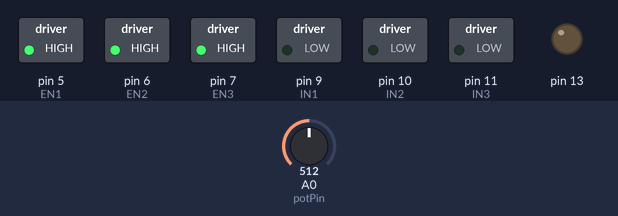
Simulated run of this sketch. Board: Arduino Uno, built with avr-gcc and run on an emulated ATmega328P. Parts: switched loads named in the sketch (green lamp = pin HIGH), output pins drawn as LEDs (lit = HIGH). Inputs (shaded band) come from the test bench; at power-on: A0 (potPin) = 512.

Above: at 2.7 s.
2.8 s: A0 (potPin) set to 517
At 3.04 s:
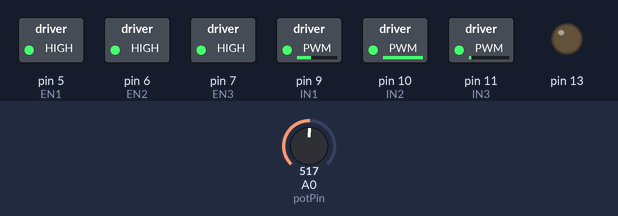
At 3.44 s:
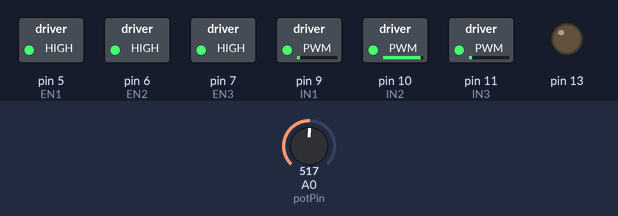
5.8 s: A0 (potPin) set to 900
At 5.95 s:
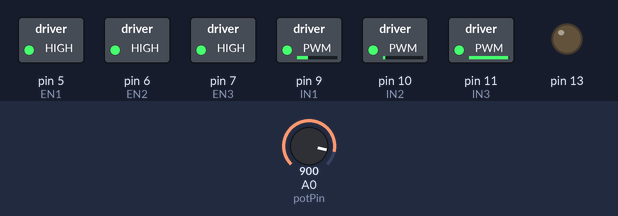
8.8 s: A0 (potPin) set to 716
11.8 s: A0 (potPin) set to 1023
At 11.93 s:
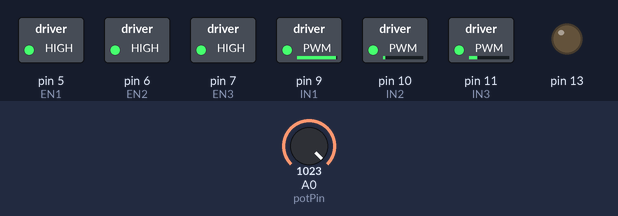
Timing chart, 0 to 14.6 s (numbered marks = the images above; inputs shaded):
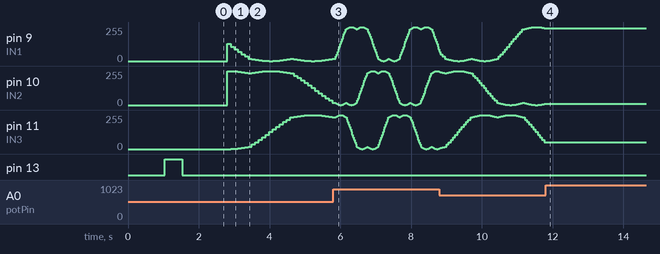

The sketch:

BLDC_Motor_Driver.ino
```cpp
//
// Slow and precise BLDC motor driver using SPWM and SVPWM modulation
// Part of code used from http://elabz.com/
// (c) 2015 Ignas Gramba www.berryjam.eu
//


const int EN1 = 5;
const int EN2 = 6;
const int EN3 = 7;

const int IN1 = 9;
const int IN2 = 10;
const int IN3 = 11;
const int potPin = A0;
const int amplitude = 294;
const int devisor = 1;
const int steps = 72;

// SPWM (Sine Wave)
//const int pwmSin[] = {127, 138, 149, 160, 170, 181, 191, 200, 209, 217, 224, 231, 237, 242, 246, 250, 252, 254, 254, 254, 252, 250, 246, 242, 237, 231, 224, 217, 209, 200, 191, 181, 170, 160, 149, 138, 127, 116, 105, 94, 84, 73, 64, 54, 45, 37, 30, 23, 17, 12, 8, 4, 2, 0, 0, 0, 2, 4, 8, 12, 17, 23, 30, 37, 45, 54, 64, 73, 84, 94, 105, 116 };


/// SVPWM (Space Vector Wave)
//const int pwmSin[] = {128, 147, 166, 185, 203, 221, 238, 243, 248, 251, 253, 255, 255, 255, 253, 251, 248, 243, 238, 243, 248, 251, 253, 255, 255, 255, 253, 251, 248, 243, 238, 221, 203, 185, 166, 147, 128, 109, 90, 71, 53, 35, 18, 13, 8, 5, 3, 1, 1, 1, 3, 5, 8, 13, 18, 13, 8, 5, 3, 1, 1, 1, 3, 5, 8, 13, 18, 35, 53, 71, 90, 109};
const int pwmSinRaw[] = {128, 132, 136, 140, 143, 147, 151, 155, 159, 162, 166, 170, 174, 178, 181, 185, 189, 192, 196, 200, 203, 207, 211, 214, 218, 221, 225, 228, 232, 235, 238, 239, 240, 241, 242, 243, 244, 245, 246, 247, 248, 248, 249, 250, 250, 251, 252, 252, 253, 253, 253, 254, 254, 254, 255, 255, 255, 255, 255, 255, 255, 255, 255, 255, 255, 255, 255, 254, 254, 254, 253, 253, 253, 252, 252, 251, 250, 250, 249, 248, 248, 247, 246, 245, 244, 243, 242, 241, 240, 239, 238, 239, 240, 241, 242, 243, 244, 245, 246, 247, 248, 248, 249, 250, 250, 251, 252, 252, 253, 253, 253, 254, 254, 254, 255, 255, 255, 255, 255, 255, 255, 255, 255, 255, 255, 255, 255, 254, 254, 254, 253, 253, 253, 252, 252, 251, 250, 250, 249, 248, 248, 247, 246, 245, 244, 243, 242, 241, 240, 239, 238, 235, 232, 228, 225, 221, 218, 214, 211, 207, 203, 200, 196, 192, 189, 185, 181, 178, 174, 170, 166, 162, 159, 155, 151, 147, 143, 140, 136, 132, 128, 124, 120, 116, 113, 109, 105, 101, 97, 94, 90, 86, 82, 78, 75, 71, 67, 64, 60, 56, 53, 49, 45, 42, 38, 35, 31, 28, 24, 21, 18, 17, 16, 15, 14, 13, 12, 11, 10, 9, 8, 8, 7, 6, 6, 5, 4, 4, 3, 3, 3, 2, 2, 2, 1, 1, 1, 1, 1, 1, 1, 1, 1, 1, 1, 1, 1, 2, 2, 2, 3, 3, 3, 4, 4, 5, 6, 6, 7, 8, 8, 9, 10, 11, 12, 13, 14, 15, 16, 17, 18, 17, 16, 15, 14, 13, 12, 11, 10, 9, 8, 8, 7, 6, 6, 5, 4, 4, 3, 3, 3, 2, 2, 2, 1, 1, 1, 1, 1, 1, 1, 1, 1, 1, 1, 1, 1, 2, 2, 2, 3, 3, 3, 4, 4, 5, 6, 6, 7, 8, 8, 9, 10, 11, 12, 13, 14, 15, 16, 17, 18, 21, 24, 28, 31, 35, 38, 42, 45, 49, 53, 56, 60, 64, 67, 71, 75, 78, 82, 86, 90, 94, 97, 101, 105, 109, 113, 116, 120, 124};

int currentStepA;
int currentStepB;
int currentStepC;
int sineArraySize;
int increment = 0;
boolean direct = 1; // direction true=forward, false=backward
int delayTime = 10;
int potVal = 0;
float rad = 3.14159/180.0;
int pwmSin[steps];

//////////////////////////////////////////////////////////////////////////////

void setup() {

  Serial.begin(9600);

  setPwmFrequency(IN1); // Increase PWM frequency to 32 kHz  (make unaudible)
  setPwmFrequency(IN2);
  setPwmFrequency(IN3);

  pinMode(IN1, OUTPUT);
  pinMode(IN2, OUTPUT);
  pinMode(IN3, OUTPUT);

  pinMode(EN1, OUTPUT);
  pinMode(EN2, OUTPUT);
  pinMode(EN3, OUTPUT);


  digitalWrite(EN1, HIGH);
  digitalWrite(EN2, HIGH);
  digitalWrite(EN3, HIGH);


  double phaseA = 0;
  double phaseB = 0;
  double phaseC = 0;
  double voff = 0;
  float degree = 0;

  while(!Serial){}

  delay(1000);

  int Step;

  for (Step= 0; Step < steps; Step++) {

    degree = Step * 360.0/steps;
    phaseA = sin(degree * rad) * amplitude/devisor;
    phaseB = sin((degree - 120) * rad) * amplitude/devisor;
    phaseC = sin((degree + 120) * rad) * amplitude/devisor;

    voff = (min(min(phaseA, phaseB), min(phaseB, phaseC)) + max(max(phaseA, phaseB),max(phaseB, phaseC)))/2.0;

    pwmSin[Step] = int(((phaseA - voff)/2)+128/devisor);
    //Serial.println(sizeof(pwmSin));
  }


  int i;/*
  for (i = 0; i < sizeof(pwmSinRaw); i++) {
    pwmSin[i] = map(pwmSinRaw[i], 0, 255, 0, 255);
  }*/

  /*for (i = 0; i < 360; i++) {
    Serial.print(pwmSinRaw[i]);
    Serial.print("  ");
    Serial.println(pwmSin[i]);
  }*/


  sineArraySize = sizeof(pwmSin)/sizeof(int); // Find lookup table size
  int phaseShift = sineArraySize / 3;         // Find phase shift and initial A, B C phase values
  currentStepA = 0;
  currentStepB = currentStepA + phaseShift;
  currentStepC = currentStepB + phaseShift;

  sineArraySize--; // Convert from array Size to last PWM array number
  pinMode(13, OUTPUT);
  digitalWrite(13, HIGH);
  delay(500);
  digitalWrite(13, LOW);
}

//////////////////////////////////////////////////////////////////////////////

void loop() {

  /*if(Serial.available() > 0){
    delayTime = Serial.parseInt();
    Serial.print("I received : ");
    Serial.println(delayTime, DEC);
   }*/

   potVal = analogRead(potPin);
   potVal = map(potVal, 0, 1023, 100,-100);

  if(potVal > 40 || potVal < 0){
    analogWrite(IN1, pwmSin[currentStepA]);
    analogWrite(IN2, pwmSin[currentStepB]);
    analogWrite(IN3, pwmSin[currentStepC]);

    if (potVal > 0) increment = 1;
    else increment = -1;

    currentStepA = currentStepA + increment;
    currentStepB = currentStepB + increment;
    currentStepC = currentStepC + increment;

    //Check for lookup table overflow and return to opposite end if necessary
    if(currentStepA > sineArraySize)  currentStepA = 0;
    if(currentStepA < 0)  currentStepA = sineArraySize;

    if(currentStepB > sineArraySize)  currentStepB = 0;
    if(currentStepB < 0)  currentStepB = sineArraySize;

    if(currentStepC > sineArraySize)  currentStepC = 0;
    if(currentStepC < 0) currentStepC = sineArraySize;

    /// Control speed by this delay
   if(abs(potVal) < 100){
     delay(100-abs(potVal));
   } else {
     delay(1);
   }

  } else {
    analogWrite(IN1, 0);
    analogWrite(IN2, 0);
    analogWrite(IN3, 0);
  }

}


void setPwmFrequency(int pin) {
  if(pin == 5 || pin == 6 || pin == 9 || pin == 10) {
    if(pin == 5 || pin == 6) {
      TCCR0B = TCCR0B & 0b11111000 | 0x01;
    } else {
      TCCR1B = TCCR1B & 0b11111000 | 0x01;
    }
  }
  else if(pin == 3 || pin == 11) {
    TCCR2B = TCCR2B & 0b11111000 | 0x01;
  }
}
```

Measured:
- the behaviour switches between 516 and 517 on A0 (potPin) (found by bisection; images 0 and 1)
- after the input at 2.8 s, pin 9 (IN1): 0/255 → 128/255 at once, → 108/255 0.10 s later, → 89/255 0.10 s later, → 70/255 0.10 s later, … (31 changes in this stretch); pin 10 (IN2): 0/255 → 255/255 at once, → 254/255 0.10 s later, → 253/255 0.10 s later, → 250/255 0.10 s later, … (31 changes in this stretch)
- after the input at 11.8 s, pin 9 (IN1): stops changing and stays 247/255; pin 10 (IN2): stops changing and stays 8/255; pin 11 (IN3): stops changing and stays 52/255
